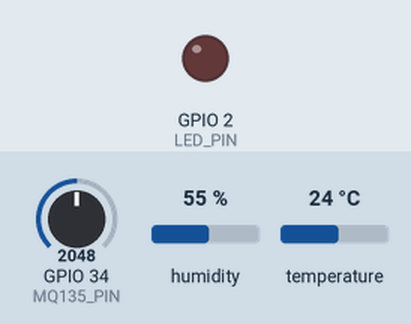
Simulated run of this sketch. Board: ESP32. Shown: output pins drawn as LEDs (lit = HIGH). Inputs (shaded band) come from the test bench; at power-on: GPIO 34 (MQ135_PIN) = 2048, humidity 55 %, temperature 24 °C. WiFi joins after 1.5 s; servers stay silent unless stated; random numbers use the default seed unless the sketch sets one; no MQTT or app messages arrive unless stated; what the sketch prints to the serial monitor is not drawn.

Above: at 2.7 s.
2.8 s: GPIO 34 (MQ135_PIN) set to 2693
12.8 s: GPIO 34 (MQ135_PIN) set to 2822
At 22.7 s:
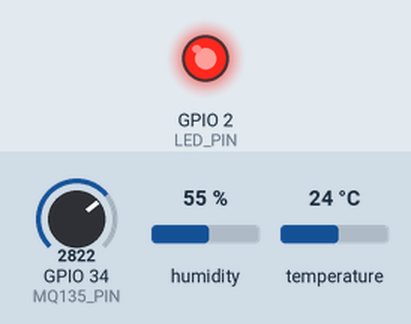
23.0 s: GPIO 34 (MQ135_PIN) set to 2047
At 32.7 s:
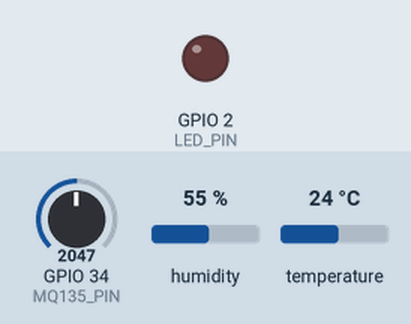
33.0 s: GPIO 34 (MQ135_PIN) set to 2866
At 42.0 s:
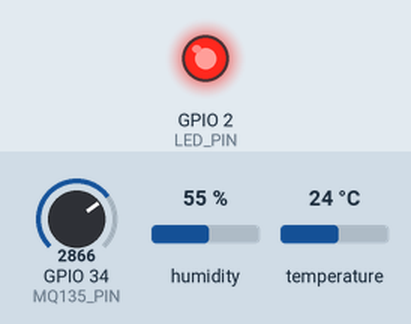
Timing chart, 0 to 43.5 s (numbered marks = the images above; inputs shaded):
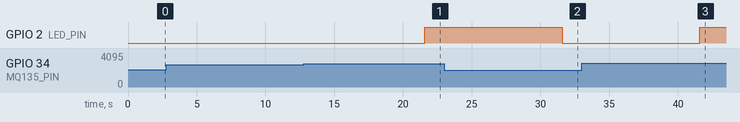

Measured:
- the behaviour switches between 2757 and 2758 on GPIO 34 (MQ135_PIN) (found by bisection; images 0 and 1)
- after the input at 2.8 s, every drawn part: stays the same
- after the input at 12.8 s, GPIO 2 (LED_PIN): LOW → HIGH after 8.8 s
- after the input at 23.0 s, GPIO 2 (LED_PIN): HIGH → LOW after 8.6 s
- after the input at 33.0 s, GPIO 2 (LED_PIN): LOW → HIGH after 8.6 s

The sketch:

sketch.ino
```cpp
#include <WiFi.h>
#include <PubSubClient.h>
#include <DHT.h>
#include <ArduinoJson.h>

const char* ssid = "Wokwi-GUEST";
const char* password = "";
const char* mqtt_server = "broker.hivemq.com";
const int mqtt_port = 1883;
const char* topic = "qualidade-ar/sensor2";

#define DHT_PIN 4
#define DHT_TYPE DHT22
#define MQ135_PIN 34
#define LED_PIN 2

DHT dht(DHT_PIN, DHT_TYPE);
WiFiClient espClient;
PubSubClient client(espClient);

void setup() {
  Serial.begin(115200);
  dht.begin();
  pinMode(LED_PIN, OUTPUT);
  digitalWrite(LED_PIN, LOW);
  WiFi.begin(ssid, password);
  while (WiFi.status() != WL_CONNECTED) {
    delay(500);
    Serial.print(".");
  }
  Serial.println("WiFi conectado!");
  client.setServer(mqtt_server, mqtt_port);
}

void reconnect() {
  while (!client.connected()) {
    String clientId = "ESP32-Sensor2-" + String(random(0xffff), HEX);
    if (client.connect(clientId.c_str())) {
      Serial.println("MQTT conectado!");
    } else {
      delay(5000);
    }
  }
}

void loop() {
  if (!client.connected()) reconnect();
  client.loop();

  float temperatura = dht.readTemperature();
  float umidade = dht.readHumidity();
  int rawAqi = analogRead(MQ135_PIN);
  int aqi = map(rawAqi, 0, 4095, 0, 150);

  // Acende LED se qualidade do ar for ruim
  if (aqi > 100) {
    digitalWrite(LED_PIN, HIGH);
    Serial.println("ALERTA: Qualidade do ar RUIM - LED aceso!");
  } else {
    digitalWrite(LED_PIN, LOW);
  }

  StaticJsonDocument<200> doc;
  doc["sensor"] = "sensor2";
  doc["temperatura"] = temperatura;
  doc["umidade"] = umidade;
  doc["aqi"] = aqi;

  char payload[200];
  serializeJson(doc, payload);
  client.publish(topic, payload);

  Serial.println(payload);
  delay(10000);
}
```
